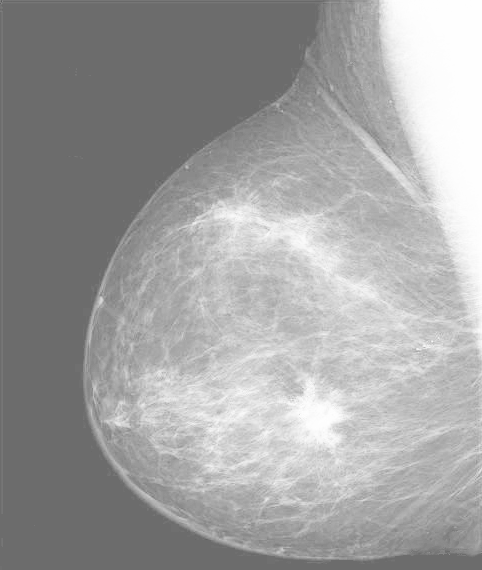
%> input picture MASTER_mispa/TUT.IMG.lip/matlab/breast.tif, 482 x 570 px
$ octave script_lip.m   (GNU Octave 9; MATLAB toolbox functions it lacks are replaced by stand-ins)
%> lines starting %> are read from the running program, lines starting %| are printed output that depends on the picture
%> further down, B is the input picture: size 570x482 uint8; min 88, max 254, mean 161
### MASTER_mispa/TUT.IMG.lip/matlab/viewImage.m
function viewImage(A)
B=double(A);
mmax=max(B(:));
%> mmax = 254
mmin=min(B(:));
%> mmin = 88

if (mmax == mmin)
    B=0;
else
    B=uint8(255*(B-mmin)/(mmax-mmin));
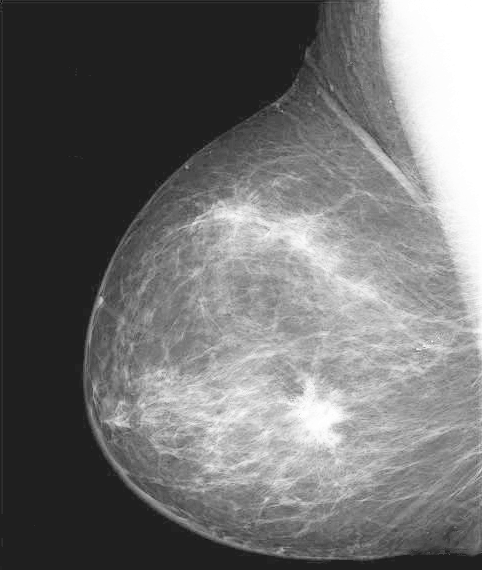
%> B: size 570x482 uint8; min 0, max 255, mean 112.3
end
colormap gray;axis image;
imshow(B);

### MASTER_mispa/TUT.IMG.lip/matlab/graytone.m
function f=graytone(F, M)
%> called with M = 256
% graytone function transform
f = M-eps(M)-F;

### MASTER_mispa/TUT.IMG.lip/matlab/timesLIP.m
function z=timesLIP(alpha,x)
%> called with alpha = 2
a=double(x);
z=255-255*(1-a/255).^alpha;
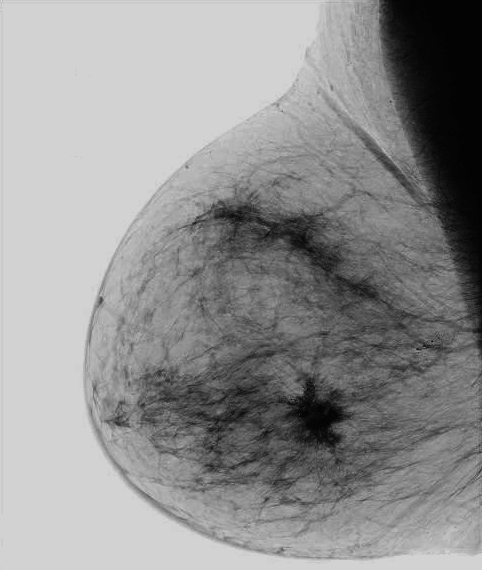
%> z: size 570x482 double; min 3.98, max 225.3, mean 145.8

### MASTER_mispa/TUT.IMG.lip/matlab/computeLambda.m
function lambda=computeLambda(AA)
A=double(AA);
mini=min(min(A));
%> mini = 2
maxi=max(max(A));
%> maxi = 168

if maxi==255 || maxi==mini
    lambda=1;
    return
end

c=log(1-maxi/255);
%> c = -1.08
d=log(1-mini/255);
%> d = -0.00787
e=255-mini;
%> e = 253
f=255-maxi;
%> f = 87

lambda=( log(c/d) ) / ( log(e/f) );
%> lambda = 4.61

### MASTER_mispa/TUT.IMG.lip/matlab/phi.m
function l=phi(f, M)
% isomorphism

l = -M*log(1-f/M);

### MASTER_mispa/TUT.IMG.lip/matlab/script_lip.m
%% CORRECTION TP LIP - OPTION I&S

%% 0 - Nettoyage

clear all;close all;clc

%% 1 - Elementary LIP operations
M=256;

% read image
B=imread('breast.tif');
B=double(B);
% show image
figure;viewImage(B);title('Image originale');
% gray-tone function
tone = graytone(B, M);

D=graytone(timesLIP(2, tone), M);
figure;imshow(D,[0 256]);title('LIP scalar multiplication by 2');

%% 2 - Dynamic expansion

l=computeLambda(tone)
%> l = 4.61
E=graytone(timesLIP(l,tone), M);
%> call 2 of timesLIP, with alpha = 4.61
%> in timesLIP (call 2), `z=255-255*(1-a/255).^alpha;`:
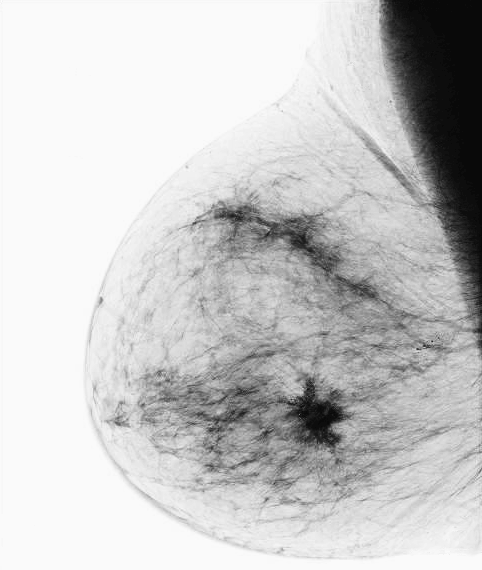
%> z: size 570x482 double; min 9.08, max 253.2, mean 200.7
%> call 3 of graytone, with M = 256
%> in graytone (call 3), `f = M-eps(M)-F;`:
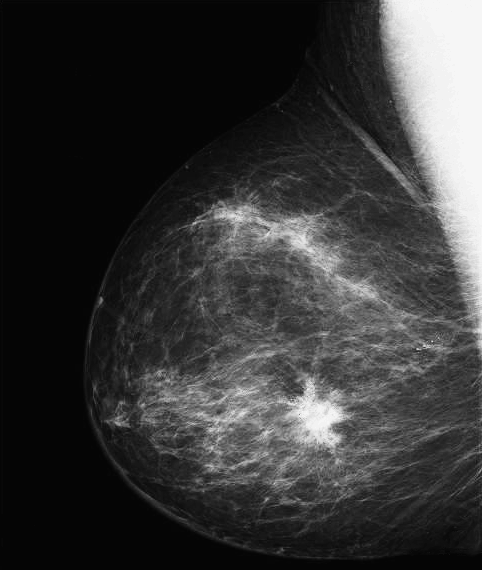
%> f: size 570x482 double; min 2.8, max 246.9, mean 55.3
figure
subplot(1,3,1);imshow(B, [0 256]);title('Original image');
subplot(1,3,2);imshow(E,[0 256]);title('Dynamic expansion');
imwrite(uint8(E), 'expanded.png');
subplot(1,3,3);imshow(255*histeq(B/255),[0 256]);title('Histogram equalization');
%> after `imshow(255*histeq(B/255),[0 256])`:
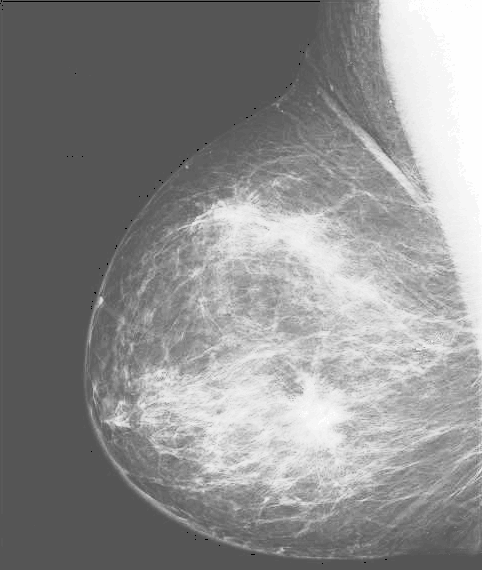
%> displayed picture: size 570x482, on the screen's scale of 0 to 255; min 0, max 254, mean 141.2
imwrite(uint8(255*histeq(B/255)), 'histeq.png');

%% 3 - Contour detection
% The results are not really convincing in this case.
% The important thing is the use of the isomorphism to simplify the
% computations.
BW = edge(phi(tone, M));
%> in phi, `l = -M*log(1-f/M);`:
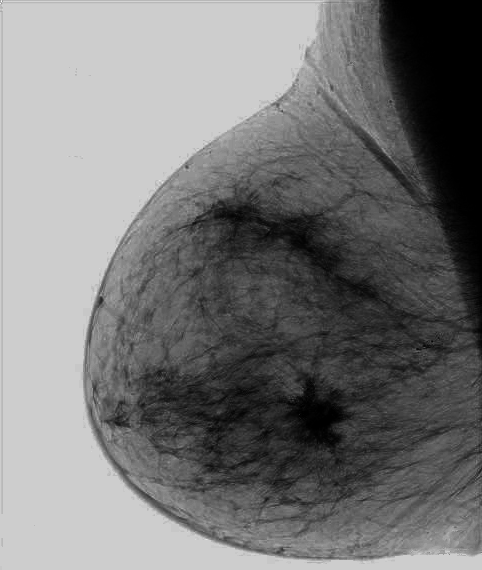
%> l: size 570x482 double; min 2.01, max 273.4, mean 129.9; drawn with min black and max white
%> BW: size 570x482 logical; 3.4% white in thin lines or dots
figure(); imshow(BW); title('LIP edge detection')

BW = edge(B);
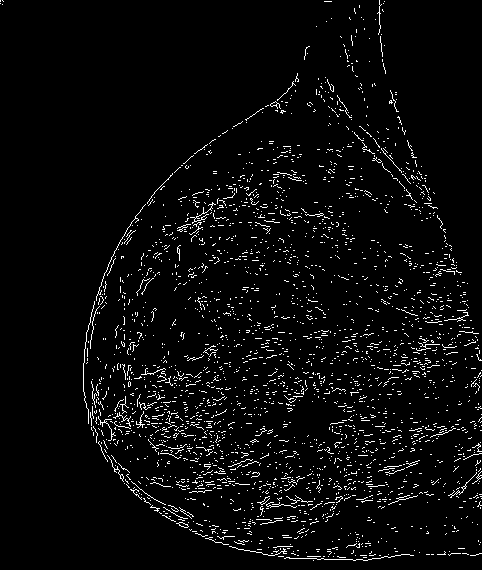
%> BW: size 570x482 logical; 3.9% white in thin lines or dots
figure(); imshow(BW); title('Classic edge detection')

%% 4 - Fonctions annexes

type('plusLIP.m');
type('timesLIP.m');
type('computeLambda.m');
type('viewImage.m');
